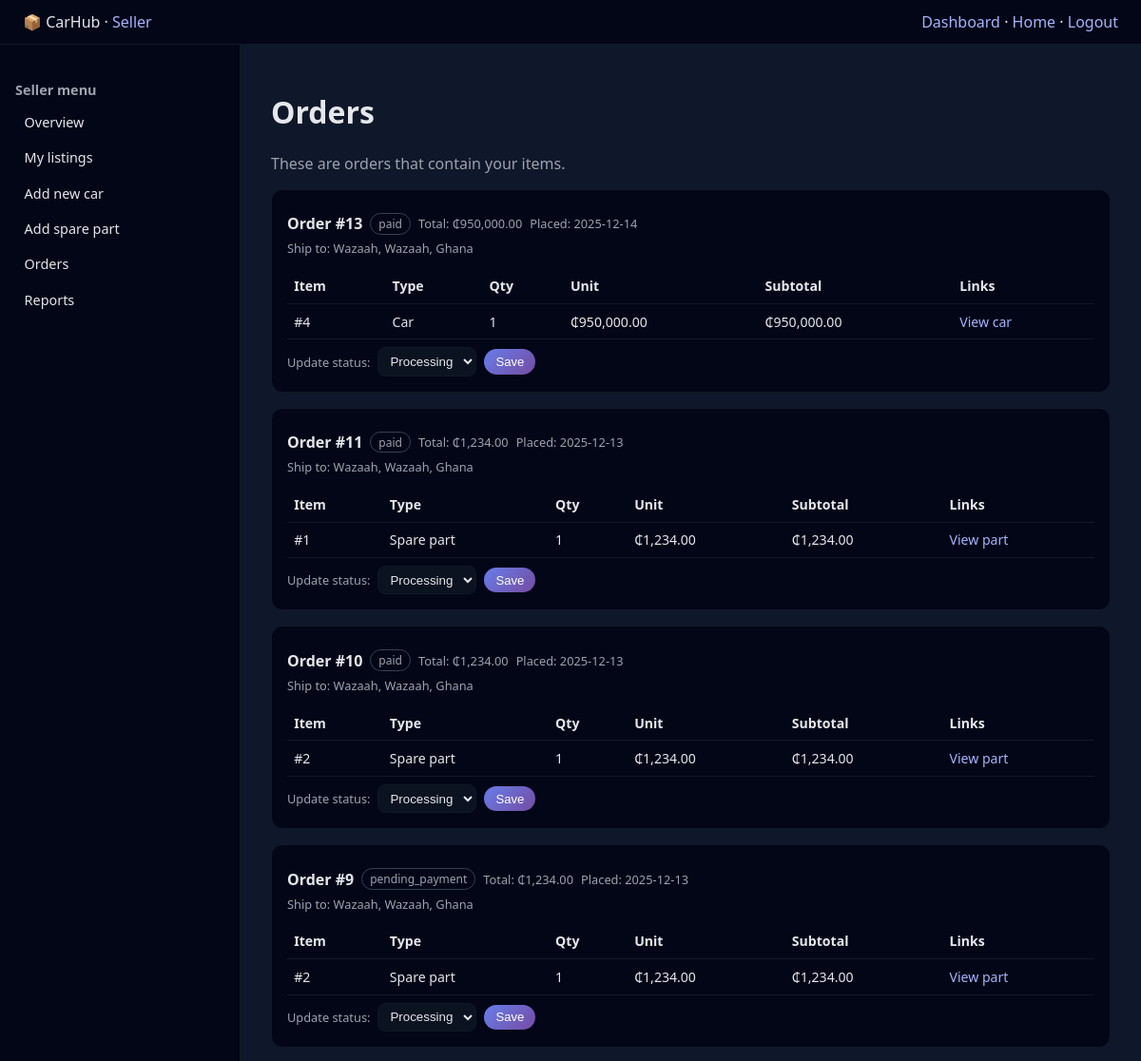
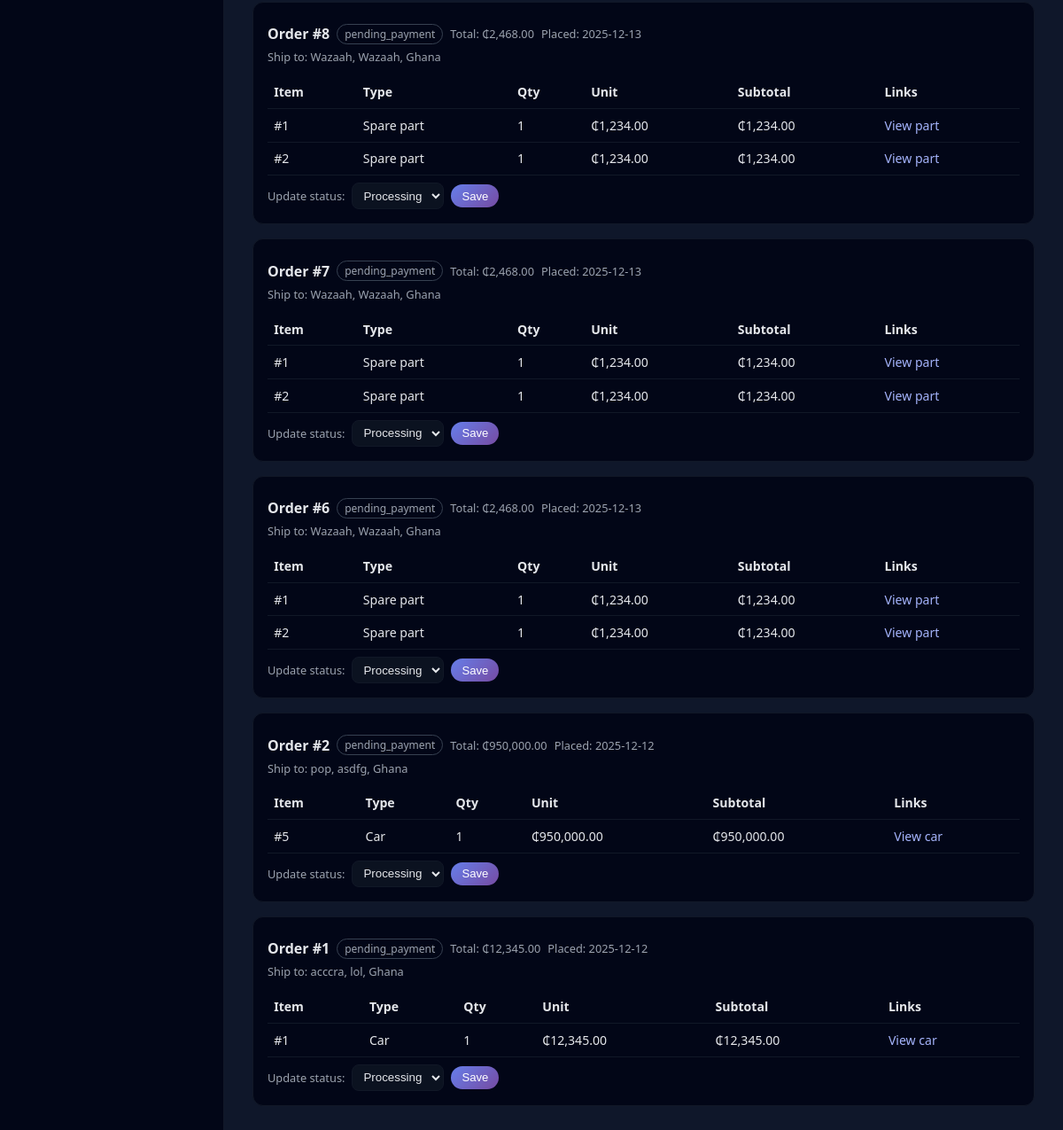
/orders.php (signed in), run on the app's committed database (2 pictures, top to bottom).
### tables this page shows
CREATE TABLE IF NOT EXISTS `orders` (
  `order_id` int NOT NULL AUTO_INCREMENT,
  `buyer_id` int NOT NULL,
  `total_amount` decimal(10,2) NOT NULL,
  `order_status` enum('pending_payment','paid','pending','processing','shipped','delivered','cancelled','refunded') NOT NULL DEFAULT 'pending_payment',
  `shipping_address` text,
  `shipping_city` varchar(100) DEFAULT NULL,
  `shipping_country` varchar(100) DEFAULT NULL,
  `created_at` timestamp NOT NULL DEFAULT CURRENT_TIMESTAMP,
  `updated_at` timestamp NOT NULL DEFAULT CURRENT_TIMESTAMP ON UPDATE CURRENT_TIMESTAMP,
  PRIMARY KEY (`order_id`),
  KEY `idx_order_buyer` (`buyer_id`),
  KEY `idx_order_status` (`order_status`),
  KEY `idx_order_date` (`created_at`)
);

CREATE TABLE IF NOT EXISTS `order_items` (
  `order_item_id` int NOT NULL AUTO_INCREMENT,
  `order_id` int NOT NULL,
  `seller_id` int NOT NULL,
  `item_type` enum('car','spare_part') NOT NULL,
  `item_id` int NOT NULL,
  `quantity` int DEFAULT '1',
  `price` decimal(10,2) NOT NULL,
  `subtotal` decimal(10,2) NOT NULL,
  PRIMARY KEY (`order_item_id`),
  KEY `idx_order_item` (`order_id`),
  KEY `idx_order_seller` (`seller_id`),
  KEY `idx_item_reference` (`item_type`,`item_id`)
);

### orders.php (the view, shortened to what this page needs)
<?php
function h($v){ return htmlspecialchars($v ?? '', ENT_QUOTES, 'UTF-8'); }
$currentUserId = (int)$_SESSION['user_id'];
$db = (new Database())->getConnection();
try {
    $stmt = $db->prepare("
        SELECT DISTINCT o.order_id, o.buyer_id, o.total_amount, o.order_status,
               o.shipping_address, o.shipping_city, o.shipping_country,
               o.created_at, o.updated_at
        FROM orders o
        JOIN order_items oi ON oi.order_id = o.order_id
        WHERE oi.seller_id = :sid
        ORDER BY o.created_at DESC
    ");
    $stmt->execute([':sid' => $currentUserId]);
    $orders = $stmt->fetchAll(PDO::FETCH_ASSOC);
} catch (Exception $e) {
    die("Orders load error: " . h($e->getMessage()));
}
$orderItemsByOrder = [];
$orderSellerCounts = [];
try {
    $stmt = $db->prepare("
        SELECT order_id, COUNT(DISTINCT seller_id) AS seller_count
        FROM order_items
        WHERE order_id IN (
            SELECT DISTINCT order_id FROM order_items WHERE seller_id = :sid
        )
        GROUP BY order_id
    ");
    $stmt->execute([':sid' => $currentUserId]);
    $rows = $stmt->fetchAll(PDO::FETCH_ASSOC);
    foreach ($rows as $r) {
        $orderSellerCounts[(int)$r['order_id']] = (int)$r['seller_count'];
    }
    $stmt = $db->prepare("
        SELECT order_item_id, order_id, item_type, item_id, quantity, price, subtotal
        FROM order_items
        WHERE seller_id = :sid
        ORDER BY order_id DESC, order_item_id ASC
    ");
    $stmt->execute([':sid' => $currentUserId]);
    $items = $stmt->fetchAll(PDO::FETCH_ASSOC);
    foreach ($items as $it) {
        $oid = (int)$it['order_id'];
        if (!isset($orderItemsByOrder[$oid])) $orderItemsByOrder[$oid] = [];
        $orderItemsByOrder[$oid][] = $it;
    }
} catch (Exception $e) {
}
?>
<!DOCTYPE html>
<html lang="en">
<head>
</head>
<body>
<header class="topbar">
    <div>📦 CarHub · <span style="color:#a5b4fc;">Seller</span></div>
    <div>
        <a href="dashboard.php">Dashboard</a> ·
        <a href="../index.php">Home</a> ·
        <a href="../logout.php">Logout</a>
    </div>
</header>
<div class="layout">
    <aside class="sidebar">
        <h3>Seller menu</h3>
        <ul>
            <li><a href="dashboard.php">Overview</a></li>
            <li><a href="my-listings.php">My listings</a></li>
            <li><a href="add-car.php">Add new car</a></li>
            <li><a href="add-spare-part.php">Add spare part</a></li>
            <li><a href="orders.php">Orders</a></li>
            <li><a href="reports.php">Reports</a></li>
        </ul>
    </aside>
    <main class="main">
        <h1>Orders</h1>
        <p class="muted">These are orders that contain your items.</p>
        <?php if (empty($orders)): ?>
            <div class="card">
                <p class="muted">No orders yet for your listings.</p>
            </div>
        <?php else: ?>
            <?php foreach ($orders as $o): ?>
                <?php
                    $oid = (int)$o['order_id'];
                    $sellerCount = isset($orderSellerCounts[$oid]) ? (int)$orderSellerCounts[$oid] : 1;
                    $isSingleSellerOrder = ($sellerCount === 1);
                    $itemsForOrder = isset($orderItemsByOrder[$oid]) ? $orderItemsByOrder[$oid] : [];
                ?>
                <div class="card">
                    <div class="row">
                        <strong>Order #<?php echo $oid; ?></strong>
                        <span class="badge"><?php echo h($o['order_status']); ?></span>
                        <span class="small">Total: ₵<?php echo number_format((float)$o['total_amount'], 2); ?></span>
                        <span class="small">Placed: <?php echo h(substr($o['created_at'],0,10)); ?></span>
                    </div>
                    <div class="small" style="margin-top:0.35rem;">
                        Ship to: <?php echo h($o['shipping_address']); ?>, <?php echo h($o['shipping_city']); ?>, <?php echo h($o['shipping_country']); ?>
                    </div>
                    <div style="margin-top:0.75rem;">
                        <table>
                            <thead>
                                <tr>
                                    <th>Item</th>
                                    <th>Type</th>
                                    <th>Qty</th>
                                    <th>Unit</th>
                                    <th>Subtotal</th>
                                    <th>Links</th>
                                </tr>
                            </thead>
                            <tbody>
                            <?php foreach ($itemsForOrder as $it): ?>
                                <tr>
                                    <td>#<?php echo (int)$it['item_id']; ?></td>
                                    <td><?php echo $it['item_type'] === 'car' ? 'Car' : 'Spare part'; ?></td>
                                    <td><?php echo (int)$it['quantity']; ?></td>
                                    <td>₵<?php echo number_format((float)$it['price'], 2); ?></td>
                                    <td>₵<?php echo number_format((float)$it['subtotal'], 2); ?></td>
                                    <td>
                                        <?php if ($it['item_type'] === 'car'): ?>
                                            <a href="../car-details.php?id=<?php echo (int)$it['item_id']; ?>">View car</a>
                                        <?php else: ?>
                                            <a href="../spare-part-details.php?id=<?php echo (int)$it['item_id']; ?>">View part</a>
                                        <?php endif; ?>
                                    </td>
                                </tr>
                            <?php endforeach; ?>
                            </tbody>
                        </table>
                    </div>
                    <div class="row">
                        <form method="post" style="display:flex;gap:0.5rem;align-items:center;flex-wrap:wrap;">
                            <label class="small">Update status:</label>
                            <select name="new_status" <?php echo $isSingleSellerOrder ? '' : 'disabled'; ?>>
                                <option value="processing">Processing</option>
                            </select>
                            <button class="btn btn-primary" type="submit" <?php echo $isSingleSellerOrder ? '' : 'disabled'; ?>>
                                Save
                            </button>
                        </form>
                    </div>
                </div>
            <?php endforeach; ?>
        <?php endif; ?>
    </main>
</div>
</body>
</html>

### orders.php (style rules this page uses)
body { margin:0;font-family:system-ui,-apple-system,"Segoe UI",sans-serif;background:#0f172a;color:#e5e7eb; }
a { color:#a5b4fc;text-decoration:none; }
.topbar { display:flex;justify-content:space-between;align-items:center;padding:0.75rem 1.5rem;background:#020617;border-bottom:1px solid #111827; }
.layout { display:flex;min-height:calc(100vh - 52px); }
.sidebar { width:220px;background:#020617;border-right:1px solid #111827;padding:1.5rem 1rem;font-size:0.9rem; }
.sidebar h3 { font-size:0.9rem;color:#9ca3af;margin-bottom:0.5rem; }
.sidebar ul { list-style:none;padding:0;margin:0; }
.sidebar li { margin-bottom:0.35rem; }
.sidebar a { display:block;padding:0.4rem 0.6rem;border-radius:0.5rem;color:#e5e7eb; }
.main { flex:1;padding:1.75rem 2rem; }
.card { background:#020617;border:1px solid #111827;border-radius:0.75rem;padding:1rem;margin-bottom:1rem; }
.muted { color:#9ca3af; }
.badge { display:inline-block;padding:0.12rem 0.5rem;border-radius:999px;border:1px solid #374151;font-size:0.75rem;color:#9ca3af; }
table { width:100%;border-collapse:collapse;font-size:0.88rem; }
th,td { padding:0.55rem 0.45rem;border-bottom:1px solid #111827;text-align:left;vertical-align:top; }
.btn { padding:0.35rem 0.75rem;border-radius:999px;border:none;font-size:0.82rem;cursor:pointer;background:#111827;color:#e5e7eb; }
.btn-primary { background:linear-gradient(135deg,#667eea,#764ba2);color:#fff; }
.row { display:flex;gap:0.5rem;align-items:center;flex-wrap:wrap;margin-top:0.5rem; }
.small { font-size:0.8rem;color:#9ca3af; }
select { background:#0b1220;border:1px solid #111827;border-radius:0.5rem;color:#e5e7eb;padding:0.35rem 0.5rem; }

### data on the page
orders: order_id "13", order_status "paid", total_amount "950,000.00", created_at "2025-12-14", shipping_address "Wazaah", shipping_city "Wazaah", shipping_country "Ghana", new_status "Processing"
order_items: item "4", item_type "Car", quantity "1", price "950,000.00", subtotal "950,000.00"
orders: order_id "11", order_status "paid", total_amount "1,234.00", created_at "2025-12-13", shipping_address "Wazaah", shipping_city "Wazaah", shipping_country "Ghana", new_status "Processing"
order_items: item "1", item_type "Spare part", quantity "1", price "1,234.00", subtotal "1,234.00"
orders: order_id "10", order_status "paid", total_amount "1,234.00", created_at "2025-12-13", shipping_address "Wazaah", shipping_city "Wazaah", shipping_country "Ghana", new_status "Processing"
order_items: item "2", item_type "Spare part", quantity "1", price "1,234.00", subtotal "1,234.00"
orders: order_id "9", order_status "pending_payment", total_amount "1,234.00", created_at "2025-12-13", shipping_address "Wazaah", shipping_city "Wazaah", shipping_country "Ghana", new_status "Processing"
order_items: item "2", item_type "Spare part", quantity "1", price "1,234.00", subtotal "1,234.00"
orders: order_id "8", order_status "pending_payment", total_amount "2,468.00", created_at "2025-12-13", shipping_address "Wazaah", shipping_city "Wazaah", shipping_country "Ghana", new_status "Processing"
order_items: item "1", item_type "Spare part", quantity "1", price "1,234.00", subtotal "1,234.00"
order_items: item "2", item_type "Spare part", quantity "1", price "1,234.00", subtotal "1,234.00"
orders: order_id "7", order_status "pending_payment", total_amount "2,468.00", created_at "2025-12-13", shipping_address "Wazaah", shipping_city "Wazaah", shipping_country "Ghana", new_status "Processing"
order_items: item "1", item_type "Spare part", quantity "1", price "1,234.00", subtotal "1,234.00"
order_items: item "2", item_type "Spare part", quantity "1", price "1,234.00", subtotal "1,234.00"
orders: order_id "6", order_status "pending_payment", total_amount "2,468.00", created_at "2025-12-13", shipping_address "Wazaah", shipping_city "Wazaah", shipping_country "Ghana", new_status "Processing"
order_items: item "1", item_type "Spare part", quantity "1", price "1,234.00", subtotal "1,234.00"
order_items: item "2", item_type "Spare part", quantity "1", price "1,234.00", subtotal "1,234.00"
orders: order_id "2", order_status "pending_payment", total_amount "950,000.00", created_at "2025-12-12", shipping_address "pop", shipping_city "asdfg", shipping_country "Ghana", new_status "Processing"
order_items: item "5", item_type "Car", quantity "1", price "950,000.00", subtotal "950,000.00"
orders: order_id "1", order_status "pending_payment", total_amount "12,345.00", created_at "2025-12-12", shipping_address "acccra", shipping_city "lol", shipping_country "Ghana", new_status "Processing"
order_items: item "1", item_type "Car", quantity "1", price "12,345.00", subtotal "12,345.00"
